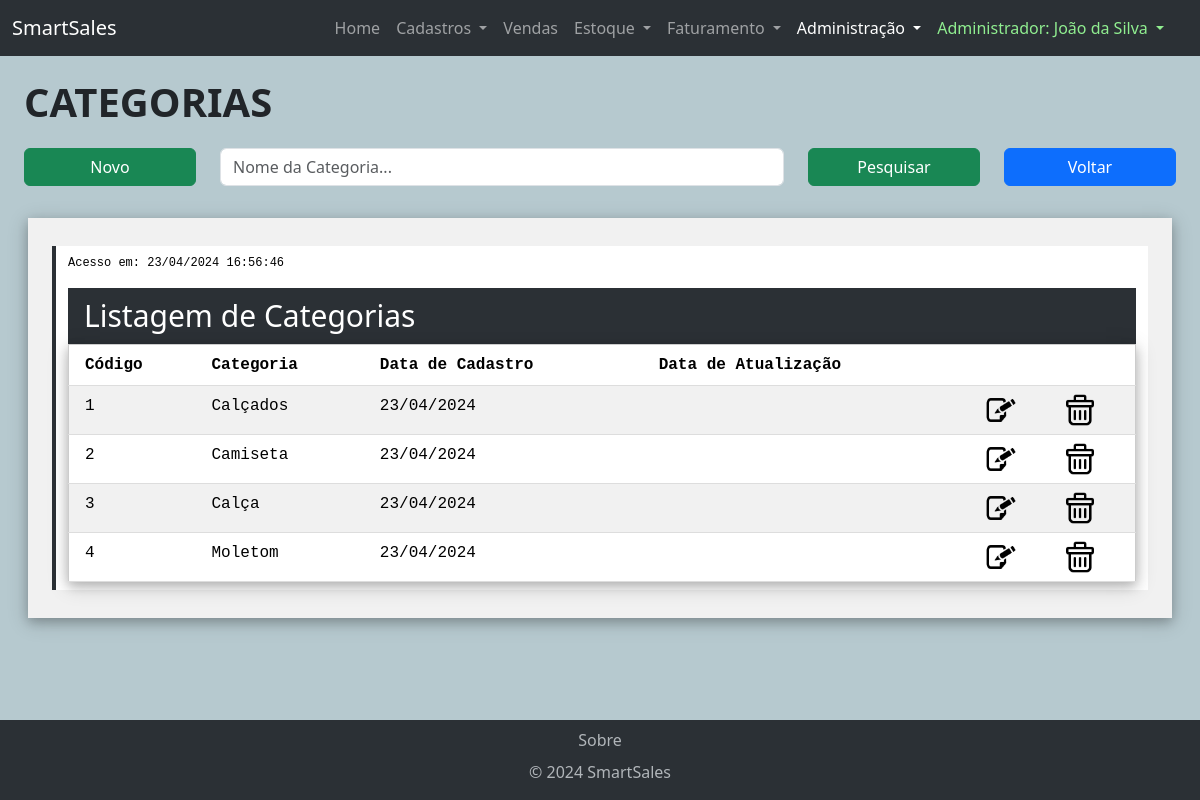
/admin-lst-categoria.php (signed in), run on the app's committed database.
### tables this page shows
CREATE TABLE categoria (
    id int AUTO_INCREMENT PRIMARY KEY,
    nome VARCHAR(255) NOT NULL,
    data_cad DATE,
    data_updt DATE
);

### admin-lst-categoria.php (the view, shortened to what this page needs)
<!DOCTYPE html>
<html lang="en">
<head>
    <?php require "geral/links.php" ?>
    <link rel="stylesheet" href="css/w3.css">
    <link rel="stylesheet" href="css/customize.css">
</head>
<body id="admin">
    <?php require "geral/navbar.php" ?>
    <?php require 'bd/connection.php'; ?>
        <div class="container-fluid mt-3 home">
            <div class="container-fluid">
                <div class="title-text">
                    CATEGORIAS
                </div>
            </div>
            <div class="container-fluid mt-3">
                <form action="admin-lst-categoria.php" method="post">
                    <div class="row">
                        <div class="col-lg-2 col-sm-2 col-3">
                            <button type="button" class="btn btn-success mb-3" onclick="window.location.href='admin-cad-categoria.php'">Novo</button>
                        </div>
                        <div class="col-lg-6 col-sm-7 col-9">
                                <input type="text" name="nomeCategoria" class="form-control mb-3" id="inputPesquisa" placeholder="Nome da Categoria..."
                                    value="<?php echo isset($_POST['nomeCategoria']) ? $_POST['nomeCategoria'] : ''; ?>">
                        </div>
                        <div class="col-lg-2 col-sm-3 col-12">
                            <button type="submit" class="btn btn-success mb-3">Pesquisar</button>
                        </div>
                        <div class="col-lg-2 col-sm-2 col-12">
                            <button type="button" class="btn btn-primary mb-3" onclick="window.location.href='admin-produto.php'">Voltar</button>
                        </div>
                    </div>
                </form>
            </div>
            <div class="container-fuid mt-3 ms-lg-3 me-lg-3">
                <div class="w3-panel w3-padding-large w3-card-4 w3-light-grey">
                    <p class="w3-large">
                    <p>
                    <div class="w3-code cssHigh notranslate">
                        <?php
                            $data = date("d/m/Y H:i:s", time());
                            echo "<p class='w3-small' > ";
                            echo "Acesso em: ";
                            echo $data;
                            echo "</p> "
                        ?>
                        <div class="w3-container w3-theme">
                        <h2>Listagem de Categorias</h2>
                        </div>
                        <?php
                            $conn = new mysqli($servername, $username, $password, $database);
                            $sql = "SELECT t1.id, t1.nome, t1.data_cad, t1.data_updt FROM categoria t1";
                            echo "<div class='w3-responsive w3-card-4'>";
                            if ($result = $conn->query($sql)) {
                                echo "<table class='w3-table-all'>";
                                echo "	<tr>";
                                echo "	  <th>Código</th>";
                                echo "	  <th>Categoria</th>";
                                echo "	  <th>Data de Cadastro</th>";
                                echo "	  <th>Data de Atualização</th>";
                                echo "	  <th> </th>";
                                echo "	  <th> </th>";
                                echo "	</tr>";
                                if ($result->num_rows > 0) {
                                    while ($row = $result->fetch_assoc() ) {
                                        $dataN = explode('-', $row["data_cad"]);
                                        $ano_cad = $dataN[0];
                                        $mes_cad = $dataN[1];
                                        $dia_cad = $dataN[2];
                                        $cod = $row["id"];
                                        $nova_data_cad = $dia_cad . '/' . $mes_cad . '/' . $ano_cad;
                                        echo "<tr>";
                                        echo "<td>";
                                        echo $cod;
                                        echo "</td><td>";
                                        echo $row["nome"];
                                        echo "</td><td>";
                                        echo $nova_data_cad;
                                        echo "</td><td>";
                                        echo "</td><td>";
                        ?>
                                        <a href='#' onclick="dev()"><img src='icons/Edit.png' title='Editar Categoria' width='32'></a>
                                        </td><td>
                                        <a href='admin-del-categoria.php?id=<?php echo $cod; ?>'><img src='icons/Delete.png' title='Excluir Categoria' width='32'></a>
                                        </td>
                                        </tr>
                        <?php
                                    }
                                }
                                    echo "</table>";
                                    echo "</div>";
                            } else {
                                echo "Erro executando SELECT: " . $conn->connect_error;
                            }
                        ?>
                    </div>
                </div>
            </div>
    </div>
    <?php require "geral/footer.php" ?>
</body>
</html>

### geral/links.php (shortened to what this page needs)
<link rel="stylesheet" href="framework/bootstrap-5.3.3-dist/css/bootstrap.min.css">
<link rel="stylesheet" href="https://cdn.jsdelivr.net/npm/bootstrap-icons@1.11.3/font/bootstrap-icons.min.css">
<link rel="stylesheet" href="css/style.css">

### geral/navbar.php (shortened to what this page needs)
<nav class="navbar navbar-expand-md bg-body-tertiary" data-bs-theme="dark">
    <div class="container-fluid">
        <a class="navbar-brand" href="home.php">SmartSales</a>
        <div class="offcanvas offcanvas-end" tabindex="-1" id="offcanvasNavbar" aria-labelledby="offcanvasNavbarLabel">
            <div class="offcanvas-body">
                <ul class="navbar-nav justify-content-end flex-grow-1 pe-3">
                    <li class="nav-item">
                        <a class="nav-link" id="home" aria-current="page" href="home.php">Home</a>
                    </li>
                    <li class="nav-item dropdown">
                        <a class="nav-link dropdown-toggle" id="cadastro" href="#" role="button" data-bs-toggle="dropdown" aria-expanded="false">
                            Cadastros
                        </a>
                    </li>
                    <li class="nav-item">
                        <a class="nav-link" id="vendas" href="vendedor-lst-vendas.php">Vendas</a>
                    </li>
                    <li class="nav-item dropdown">
                        <a class="nav-link dropdown-toggle" id="estoque" href="#" role="button" data-bs-toggle="dropdown" aria-expanded="false">
                            Estoque
                        </a>
                    </li>
                    <li class="nav-item dropdown">
                        <a class="nav-link dropdown-toggle" id="faturamento" href="#" role="button" data-bs-toggle="dropdown" aria-expanded="false">
                            Faturamento
                        </a>
                    </li>
                    <li class="nav-item dropdown">
                        <a class="nav-link dropdown-toggle" id="admin" href="#" role="button" data-bs-toggle="dropdown" aria-expanded="false">
                            Administração
                        </a>
                    </li>
                    <li class="nav-item dropdown">
                        <a class="nav-link dropdown-toggle" href="#" role="button" id="dropdownMenuLink" data-bs-toggle="dropdown" aria-expanded="false" style="color: lightgreen">
                            <?php echo $_SESSION['cargo_nome'] . ": " . $_SESSION['nome']; ?>
                        </a>
                    </li>
                </ul>
            </div>
        </div>
    </div>
</nav>

### geral/footer.php (shortened to what this page needs)
<footer class="my-0" data-bs-theme="dark" style="width: 100% !important">
    <ul class="nav justify-content-center">
        <li class="nav-item"><a href="#" class="nav-link px-2 text-body-secondary" data-bs-toggle="modal" data-bs-target="#sobreModal">Sobre</a></li>
    </ul>
    <p class="text-center text-body-secondary"><a href="home.php" class="nav-link">© 2024 SmartSales</a></p>
</footer>

### css/style.css (style rules this page uses)
.container-fluid.home { flex: 1; margin-bottom: 1rem; }
footer { margin-top: auto; background-color: rgb(43, 48, 53); width: 100% !important; }
.title-text { font-weight: 900; font-size: 40px; }
body { display: flex; flex-direction: column; min-height: 100vh; background-color: #b6c9cf; }

### css/w3.css (style rules this page uses)
*,*:before,*:after { box-sizing:inherit }
html { -ms-text-size-adjust:100%;-webkit-text-size-adjust:100% }
body { margin:0 }
article,aside,details,figcaption,figure,footer,header,main,menu,nav,section { display:block }
a { background-color:transparent }
img { border-style:none }
button,input,select,textarea,optgroup { font:inherit;margin:0 }
button,input { overflow:visible }
button,select { text-transform:none }
button,[type=button],[type=reset],[type=submit] { -webkit-appearance:button }
html { overflow-x:hidden }
h2 { font-size:30px }
h1,h2,h3,h4,h5,h6 { font-family:"Segoe UI",Arial,sans-serif;font-weight:400;margin:10px 0 }
img { vertical-align:middle }
a { color:inherit }
.w3-table,.w3-table-all { border-collapse:collapse;border-spacing:0;width:100%;display:table }
.w3-table-all { border:1px solid #ccc }
.w3-bordered tr,.w3-table-all tr { border-bottom:1px solid #ddd }
.w3-table-all tr:nth-child(odd) { background-color:#fff }
.w3-table-all tr:nth-child(even) { background-color:#f1f1f1 }
.w3-table td,.w3-table th,.w3-table-all td,.w3-table-all th { padding:8px 8px;display:table-cell;text-align:left;vertical-align:top }
.w3-table th:first-child,.w3-table td:first-child,.w3-table-all th:first-child,.w3-table-all td:first-child { padding-left:16px }
.w3-responsive { display:block;overflow-x:auto }
.w3-container:after,.w3-container:before,.w3-panel:after,.w3-panel:before,.w3-row:after,.w3-row:before,.w3-row-padding:after,.w3-row-padding:before, .w3-cell-row:before,.w3-cell-row:after,.w3-clear:after,.w3-clear:before,.w3-bar:before,.w3-bar:after { content:"";display:table;clear:both }
.w3-container,.w3-panel { padding:0.01em 16px }
.w3-panel { margin-top:16px;margin-bottom:16px }
.w3-code,.w3-codespan { font-family:Consolas,"courier new";font-size:16px }
.w3-code { width:auto;background-color:#fff;padding:8px 12px;border-left:4px solid #4CAF50;word-wrap:break-word }
.w3-card-4,.w3-hover-shadow:hover { box-shadow:0 4px 10px 0 rgba(0,0,0,0.2),0 4px 20px 0 rgba(0,0,0,0.19) }
.w3-small { font-size:12px!important }
.w3-large { font-size:18px!important }
.w3-section,.w3-code { margin-top:16px!important;margin-bottom:16px!important }
.w3-padding-large { padding:12px 24px!important }
.w3-light-grey,.w3-hover-light-grey:hover,.w3-light-gray,.w3-hover-light-gray:hover { color:#000!important;background-color:#f1f1f1!important }

### css/customize.css (style rules this page uses)
.w3-theme { color: #ffff !important; background-color: rgb(43, 48, 53) !important; }
.w3-code { border-left: 4px solid rgb(43, 48, 53);; }

### admin-lst-categoria.php (style rules this page uses)
#admin .container-fluid .row .btn { width: 100% }
#admin .container-fluid .row { justify-content: normal; }

### data on the page
categoria: id "1", nome "Calçados", data_cad "23/04/2024"
categoria: id "2", nome "Camiseta", data_cad "23/04/2024"
categoria: id "3", nome "Calça", data_cad "23/04/2024"
categoria: id "4", nome "Moletom", data_cad "23/04/2024"

### other printed values
$_SESSION['cargo_nome'] "Administrador"
$_SESSION['nome'] "João da Silva"
